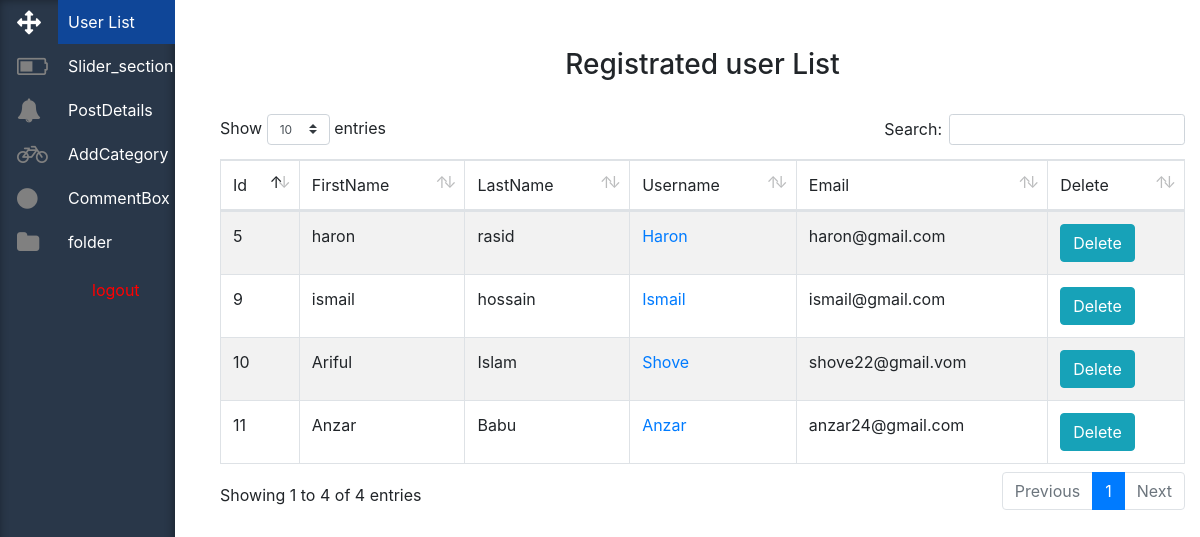
The app's page /Admin/adminpanel.php (signed in) with its own data.
### tables this page shows
CREATE TABLE `user_regi` (
  `id` int(50) NOT NULL,
  `firstname` varchar(255) NOT NULL,
  `lastname` varchar(200) NOT NULL,
  `username` varchar(255) NOT NULL,
  `email` varchar(200) NOT NULL,
  `password` varchar(255) NOT NULL,
  `gander` varchar(20) NOT NULL,
  `trem` varchar(25) NOT NULL,
  `path` varchar(255) NOT NULL
);

### Admin/registratedUser.php (the view, shortened to what this page needs)
<?php
 $query ="SELECT * FROM user_regi ";
 $result = mysqli_query($conn, $query);
?>
<!DOCTYPE html>
<html lang="en">
<head>
</head>
<body>
<br /><br />
           <div class="container">
                <h3 align="center">Registrated user List</h3>
                <br />
                <div class="table-responsive">
                     <table id="employee_data" class="table table-striped table-bordered">
                          <thead>
                               <tr>
                                    <td>Id</td>
                                    <td>FirstName</td>
                                    <td>LastName</td>
                                    <td>Username</td>
                                    <td>Email</td>
                                    <td>Delete</td>
                               </tr>
                          </thead>
                          <?php
                          while($row = mysqli_fetch_array($result))
                          {
                             ?>
                             <tr>
                             	<td><?php echo $row["id"] ?></td>
                             	<td><?php echo $row["firstname"] ?></td>
                             	<td><?php echo $row["lastname"] ?></td>
                             	<td><a href="? public=details.php&id=<?php echo $row['id']?>"><?php echo $row["username"] ?></a></td>
                             	<td><?php echo $row["email"] ?></td>
                            	<td>
					<button type="button" class="btn btn-info btn-xs" data-toggle="modal" data-target="#myModal<?php echo $row['id']; ?>">Delete</button>
				</td>
                             </tr>
                             <?php
                          }
                          ?>
                     </table>
                </div>
           </div>
</body>
</html>

### Admin/css/design.css (style rules this page uses)
body { margin:0px; padding:0px; box-sizing:border-box; background:#354545; }

### records on screen
user_regi: id "5", firstname "haron", lastname "rasid", username "Haron", email "haron@gmail.com"
user_regi: id "9", firstname "ismail", lastname "hossain", username "Ismail", email "ismail@gmail.com"
user_regi: id "10", firstname "Ariful", lastname "Islam", username "Shove", email "shove22@gmail.vom"
user_regi: id "11", firstname "Anzar", lastname "Babu", username "Anzar", email "anzar24@gmail.com"
